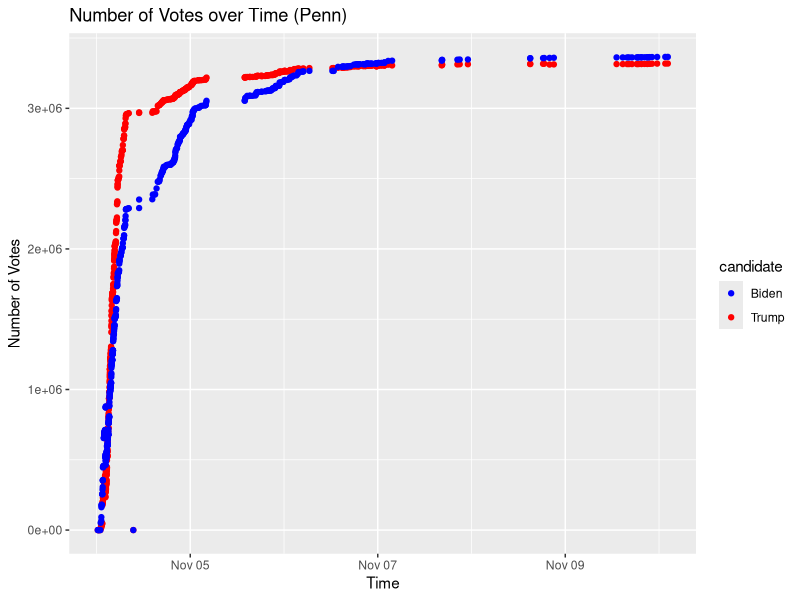
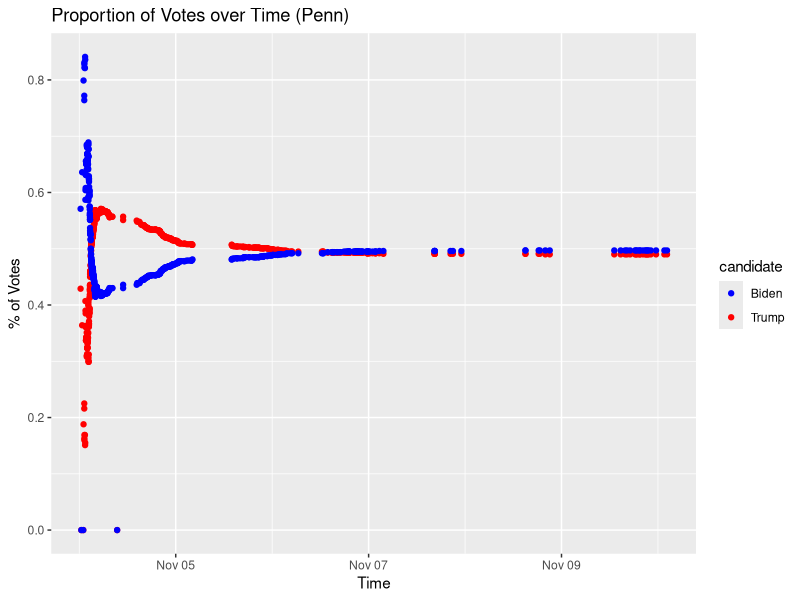
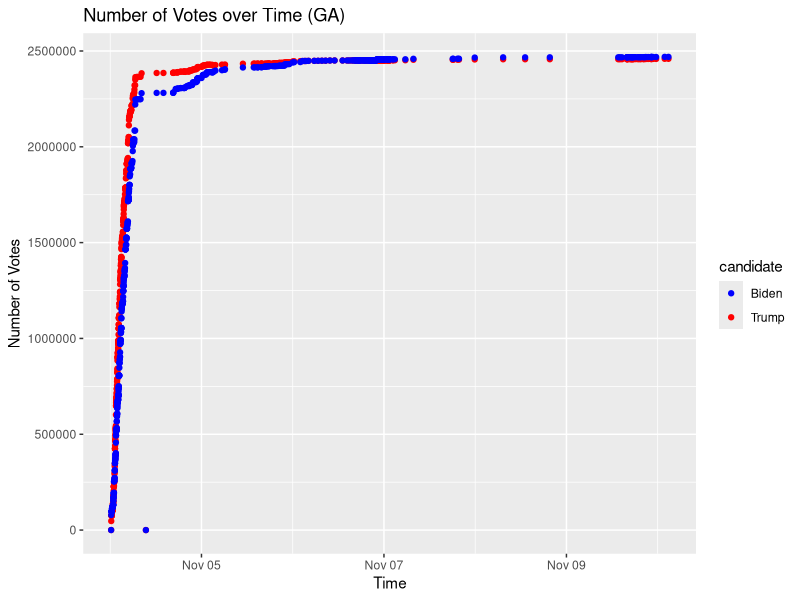
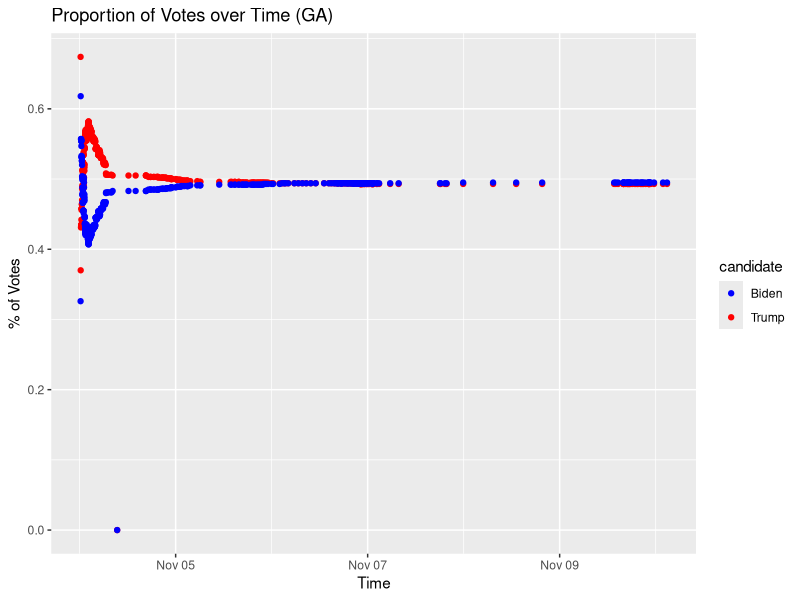
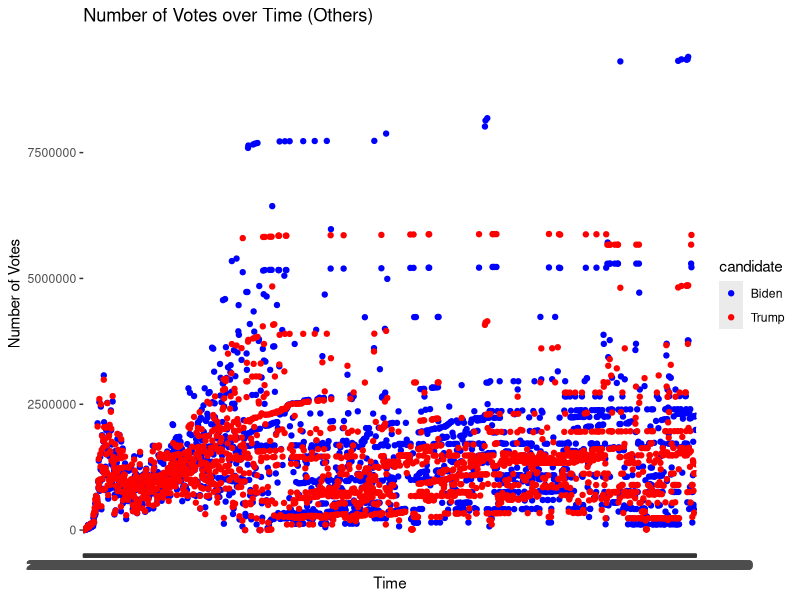

Generate these figures, in order, with R:
## ---- chunk 1
#Importing the necessary libraries
library(dplyr)
library(readr)
library(tidyr)
library(ggplot2)
## ---- chunk 2
#Reading in election data
df <- read_csv("election_data.csv")
head(df)
## ---- chunk 3
df <- df %>% mutate(trump_votes = votes * trumpd, biden_votes = votes * bidenj)

new_df <- data.frame()

for (statename in unique(df$state)) {
  state_df <- subset(df,df$state==statename)
  trump_votechange <- c(0,state_df$trump_votes[-1] - state_df$trump_votes[-(dim(state_df)[1])])
  biden_votechange <- c(0,state_df$biden_votes[-1] - state_df$biden_votes[-(dim(state_df)[1])])
  state_df['trump_vote_changes'] <- trump_votechange
  state_df['biden_vote_changes'] <- biden_votechange
  new_df <- rbind(new_df,state_df)
}

head(new_df)
## ---- chunk 4
trump_switched <- new_df %>% filter(biden_vote_changes>0, trump_vote_changes<0
                  ) %>% group_by(state
                  ) %>% summarise(trump_total_change = sum(trump_vote_changes), 
                                  biden_total_change=sum(biden_vote_changes)
                  ) %>% arrange((trump_total_change))
trump_switched
## ---- chunk 5
print(paste0('Total number of Trump votes switched: ' ,sum(trump_switched$trump_total_change)*-1))
## ---- chunk 6
biden_switched <- new_df %>% filter(biden_vote_changes<0, trump_vote_changes>0
                  ) %>% group_by(state
                  ) %>% summarise(biden_total_change=sum(biden_vote_changes), trump_total_change = sum(trump_vote_changes)
                  ) %>% arrange((biden_total_change))
biden_switched
## ---- chunk 7
print(paste0('Total number of Biden votes switched: ' ,sum(biden_switched$biden_total_change)*-1))
## ---- chunk 8
state_vote_diff <- merge(biden_switched, trump_switched, by='state', suffixes = c('_one','_two'), all = TRUE) %>%
  mutate_all(~replace_na(.,0)) %>%
  mutate(total_biden_switched = biden_total_change_one + biden_total_change_two, 
         total_trump_switched = trump_total_change_one + trump_total_change_two) %>%
  select(state,total_biden_switched,total_trump_switched)

state_vote_diff
## ---- chunk 9
#Defining Results Function
return_results <- function(trump,biden) {
  if (trump > biden) {
    return('Trump')
  } else if (biden > trump) {
    return('Biden')
  } else {
    return('Tie')
  }
}
#Obtaining Initial Results
state_vote_summary <- new_df %>% 
  select(timestamp,state,trump_votes,biden_votes) %>%
  group_by(state) %>% 
  top_n(1,wt=timestamp) %>%
  merge(state_vote_diff, by='state', all=TRUE) %>%
  mutate_at(c('total_trump_switched','total_biden_switched'),~replace_na(.,0)) %>%
  mutate(orig_result = trump_votes > biden_votes,
         modified_trump_votes = trump_votes - total_trump_switched,
         modified_biden_votes = biden_votes - total_biden_switched,
         modified_result = modified_trump_votes > modified_biden_votes)

state_vote_summary
## ---- chunk 10
subset(state_vote_summary, orig_result != modified_result)
## ---- chunk 11
#Creating the DataFrames for Visualization
#Pennsylvania
penn = df %>% filter(state == 'pennsylvania')
penn = rbind(penn[c('timestamp','trumpd','trump_votes')] %>% mutate(candidate='Trump') %>% rename(percent=trumpd,num_votes=trump_votes),
             penn[c('timestamp','bidenj','biden_votes')] %>% mutate(candidate='Biden') %>% rename(percent=bidenj,num_votes=biden_votes))
#Georgia
ga = df %>% filter(state == 'georgia')
ga = rbind(ga[c('timestamp','trumpd','trump_votes')] %>% mutate(candidate='Trump') %>% rename(percent=trumpd,num_votes=trump_votes),
           ga[c('timestamp','bidenj','biden_votes')] %>% mutate(candidate='Biden') %>% rename(percent=bidenj,num_votes=biden_votes))
## ---- chunk 12
#Pennsylvania
ggplot(penn, aes(x=timestamp,y=num_votes,color=candidate)) + 
  geom_point() +
  scale_color_manual(values = c("Biden" = "blue", "Trump" = "red")) + 
  labs(title="Number of Votes over Time (Penn)",y="Number of Votes",x="Time") 
ggplot(penn, aes(x=timestamp,y=percent,color=candidate)) + 
  geom_point() +
  scale_color_manual(values = c("Biden" = "blue", "Trump" = "red")) + 
  labs(title="Proportion of Votes over Time (Penn)",y="% of Votes",x="Time")
## ---- chunk 13
#Pennsylvania
ggplot(ga, aes(x=timestamp,y=num_votes,color=candidate)) + 
  geom_point() +
  scale_color_manual(values = c("Biden" = "blue", "Trump" = "red")) + 
  labs(title="Number of Votes over Time (GA)",y="Number of Votes",x="Time")

ggplot(ga, aes(x=timestamp,y=percent,color=candidate)) + 
  geom_point() +
  scale_color_manual(values = c("Biden" = "blue", "Trump" = "red")) + 
  labs(title="Proportion of Votes over Time (GA)",y="% of Votes",x="Time")
## ---- chunk 14
others = df %>% filter(!(state %in% c('pennsylvania','georgia')))
others = rbind(others[c('timestamp','trumpd','trump_votes')] %>% mutate(candidate='Trump') 
             %>% rename(percent=trumpd,num_votes=trump_votes),
             others[c('timestamp','bidenj','biden_votes')] %>% mutate(candidate='Biden')
             %>% rename(percent=bidenj,num_votes=biden_votes))
others = others %>% mutate(time_min = cut(others$timestamp, breaks='1 min')) %>% 
  group_by(candidate, time_min) %>% 
  summarise(total_votes=mean(num_votes)) 

ggplot(others, aes(x=time_min,y=total_votes,color=candidate)) + 
  geom_point() +
  scale_color_manual(values = c("Biden" = "blue", "Trump" = "red")) + 
  labs(title="Number of Votes over Time (Others)",y="Number of Votes",x="Time")
